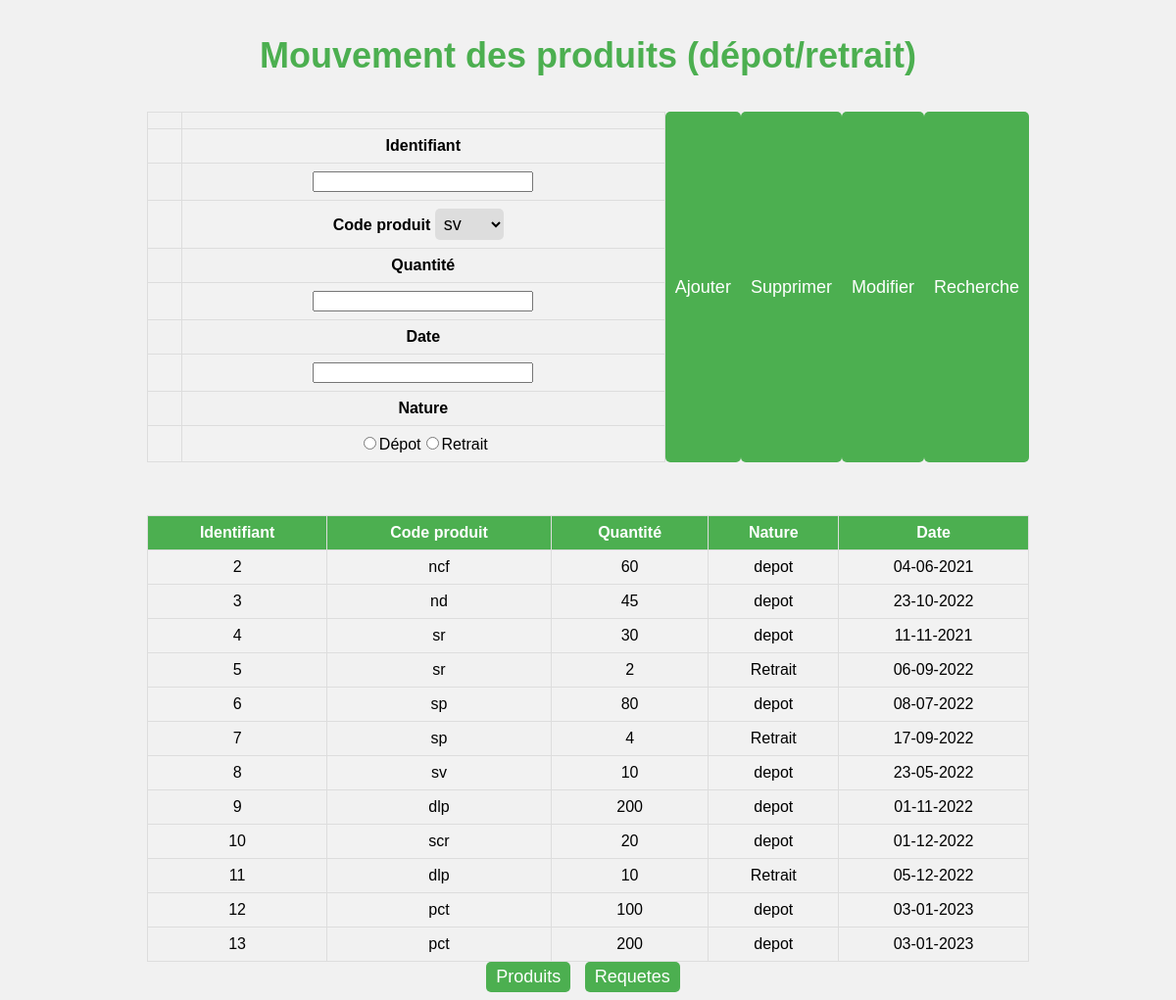
Screenshot of /mouvement.php with the database file from the repository.
### tables this page shows
CREATE TABLE IF NOT EXISTS `mouvmt` (
  `idmv` int(11) NOT NULL,
  `codeprd` varchar(10) NOT NULL,
  `quantite` int(11) NOT NULL,
  `nature` varchar(20) NOT NULL,
  `date` varchar(10) NOT NULL,
  PRIMARY KEY (`idmv`),
  KEY `fk1` (`codeprd`)
);

### mouvement.php (the view, shortened to what this page needs)
<?php
$servername = "localhost";
$username = "root";
$password = "";
$dbname = "stockges";
$conn = mysqli_connect($servername, $username, $password, $dbname);
?>
<?php
$mess="";
?>
<!DOCTYPE html>
<html>
<head>
	<link rel="stylesheet" type="text/css" href="css/requet.css">
</head>
<body>
	<h3 align="center">Mouvement des produits (dépot/retrait)</h3>
	<div align="center">
	<form action="<?php echo htmlspecialchars($_SERVER["PHP_SELF"]) ?>" method="POST"  >
  <table align="">
    <tr><td></td><td><?php echo $mess; ?></td></tr>
    <tr><td></td><td><strong >Identifiant</strong></td></tr>
   <tr><td></td><td><input type="text" name="id" class="champ" size="25"  ></td></tr>
    <tr><td></td><td><strong >Code produit   </strong><select name="code" id="code" >
         <option  value="sv">sv</option>
     </select></td></tr>
   <tr><td></td><td><strong >Quantité</strong></td></tr>
   <tr><td></td><td><input type="text" name="qte" class="champ" size="25"  ></td></tr>
   <tr><td></td><td><strong>Date</strong></td></tr>
   <tr><td></td><td><input type="text" name="date" class="champ" size="25"></td></tr>
   <tr><td></td><td><strong>Nature</strong></td></tr>
   <tr><td></td><td><input type="radio" name="nature" value="depot" >Dépot<input type="radio" name="nature" value="Retrait" >Retrait</td></tr>
  </table>
  <input type="submit" name="bajout" value="Ajouter" class="bouton" >
  <input type="submit" name="bsupp" value="Supprimer" class="bouton" >
  <input type="submit" name="bmodif" value="Modifier" class="bouton" >
  <input type="submit" name="brech" value="Recherche" class="bouton" >
  </form>
  <p><br></p>
	 <?php
	$rq=mysqli_query($conn,"select * from mouvmt ");
	print'<div style="overflow-x:auto;">';
	print'<table border="1" id="tbfich">';
	print'<tr><th>Identifiant</th><th>Code produit</th><th>Quantité</th><th>Nature</th><th>Date</th></tr>';
	while ($row = mysqli_fetch_assoc($rq)){
	$id=$row['idmv'];
	$codep=$row['codeprd'];
	$quantite=$row['quantite'];
	$nature=$row['nature'];
	$date=$row['date'];
	print'<tr>';
	print'<td>';
	     echo $id;
	print'</td>';
	print'<td>';
	     echo $codep;
	print'</td>';
	print'<td>';
	     echo 	$quantite;
	print'</td>';
		print'<td>';
	     echo 	$nature;
	print'</td>';
		print'<td>';
	     echo 	$date;
	print'</td>';
	print'</tr>';
		}
	print'</table >';
print'</div>';
	?>
<button onclick="document.location = 'produits.php'" id="bt">Produits</button>
<button onclick="document.location = 'requetes.php'" id="bt">Requetes</button>
	</div>
</body>
</html>

### css/requet.css (style rules this page uses)
body { font-family: Arial, sans-serif; background-color: #f1f1f1; }
h3 { color: #4CAF50; font-size: 36px; }
div { margin: 0 auto; max-width: 900px; }
form { display: flex; justify-content: center; margin-bottom: 20px; }
select { margin-right: 10px; font-size: 18px; padding: 5px; border-radius: 5px; border: none; background-color: #ddd; }
input[type="submit"] { font-size: 18px; padding: 5px 10px; border-radius: 5px; border: none; color: #fff; background-color: #4CAF50; cursor: pointer; }
table { border-collapse: collapse; width: 100%; }
th, td { text-align: center; padding: 8px; border: 1px solid #ddd; }
th { background-color: #4CAF50; color: #fff; }
tr:nth-child(even) { background-color: #f2f2f2; }
button { font-size: 18px; padding: 5px 10px; border-radius: 5px; border: none; color: #fff; cursor: pointer; }
#bt { margin-right: 10px; background-color: #4CAF50; }

### rows the page displays
mouvmt: idmv "2", codeprd "ncf", quantite "60", nature "depot", date "04-06-2021"
mouvmt: idmv "3", codeprd "nd", quantite "45", nature "depot", date "23-10-2022"
mouvmt: idmv "4", codeprd "sr", quantite "30", nature "depot", date "11-11-2021"
mouvmt: idmv "5", codeprd "sr", quantite "2", nature "Retrait", date "06-09-2022"
mouvmt: idmv "6", codeprd "sp", quantite "80", nature "depot", date "08-07-2022"
mouvmt: idmv "7", codeprd "sp", quantite "4", nature "Retrait", date "17-09-2022"
mouvmt: idmv "8", codeprd "sv", quantite "10", nature "depot", date "23-05-2022"
mouvmt: idmv "9", codeprd "dlp", quantite "200", nature "depot", date "01-11-2022"
mouvmt: idmv "10", codeprd "scr", quantite "20", nature "depot", date "01-12-2022"
mouvmt: idmv "11", codeprd "dlp", quantite "10", nature "Retrait", date "05-12-2022"
mouvmt: idmv "12", codeprd "pct", quantite "100", nature "depot", date "03-01-2023"
mouvmt: idmv "13", codeprd "pct", quantite "200", nature "depot", date "03-01-2023"
